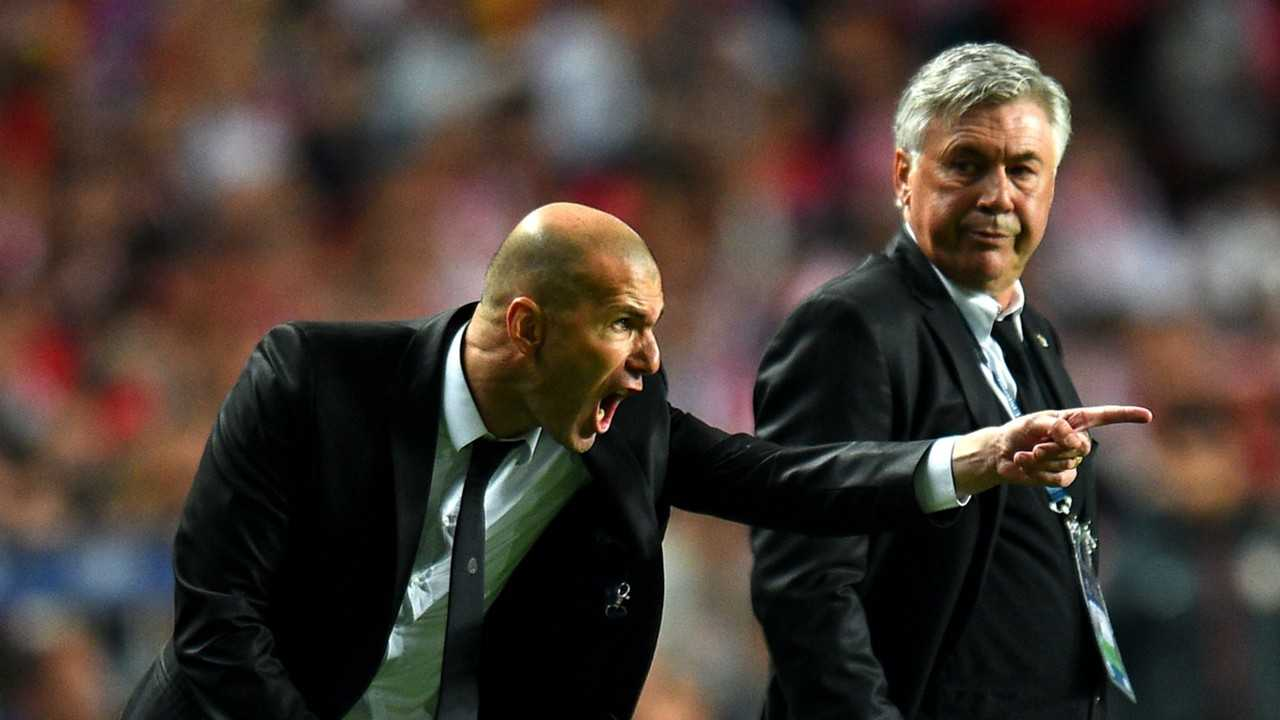
#> input picture object_detection/zidane.jpg, 1280 x 720 px
$ python hog_detection.py
#> lines starting #> are read from the running program, lines starting #| are printed output that depends on the picture
import cv2
import matplotlib.pyplot as plt
from skimage.feature import hog
from skimage import exposure

# 1. Load the image
image_path = 'zidane.jpg'  # <--- REPLACE THIS with your image filename
image = cv2.imread(image_path)
#> image is the input picture: shape (720, 1280, 3); mean B, G, R 51.3, 58.2, 69.5
image = cv2.resize(image, (640, 480))
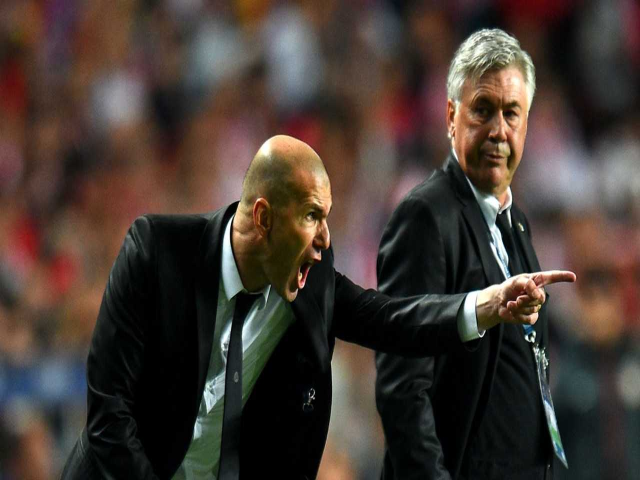
#> image: shape (480, 640, 3); mean B, G, R 51.3, 58.1, 69.4

if image is None:
    print(f"Error: Could not load image from {image_path}")
    exit()

# 2. Pre-processing
# HOG works on Grayscale images (color is usually irrelevant for shape)
gray_image = cv2.cvtColor(image, cv2.COLOR_BGR2GRAY)
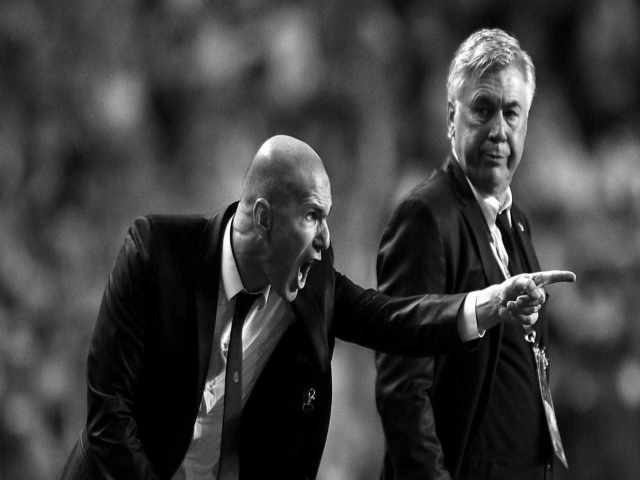
#> gray_image: shape (480, 640); min 0, max 255, mean 60.8

# Optional: Resize if the image is huge to speed up calculation
gray_image = cv2.resize(gray_image, (640, 480))

# 3. Compute HOG features and the visualization
# pixels_per_cell: Size of the "window" to capture gradients (8x8 is standard)
# cells_per_block: Normalizes lighting changes
features, hog_image = hog(
    gray_image,
    orientations=9,
    pixels_per_cell=(8, 8),
    cells_per_block=(2, 2),
    visualize=True,
    channel_axis=None
)
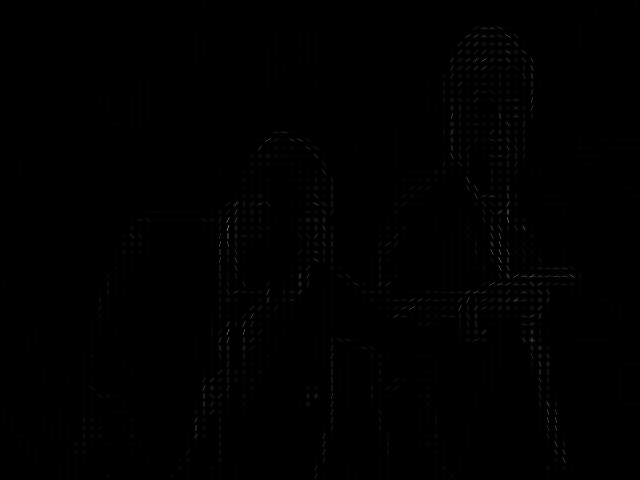
#> hog_image: shape (480, 640) float64; min 0, max 114, mean 0.9

# 4. Enhance the "ghost" image for better viewing
# This scales the intensity so we can see the lines clearly
hog_image_rescaled = exposure.rescale_intensity(hog_image, in_range=(0, 10))
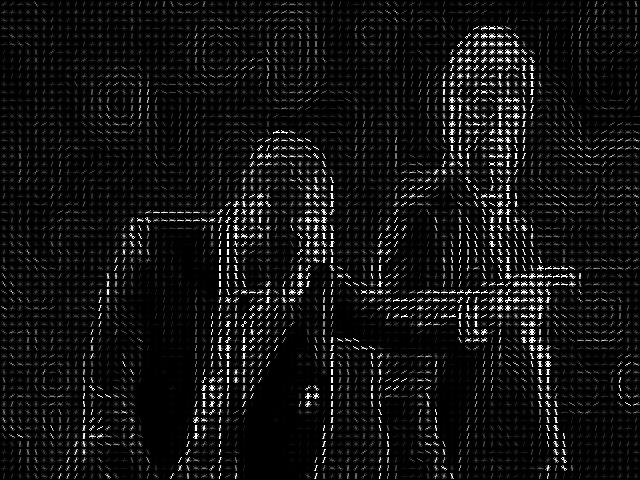
#> hog_image_rescaled: shape (480, 640) float64; min 0, max 1, mean 0.0697

# 5. Display Original vs. HOG
fig, (ax1, ax2) = plt.subplots(1, 2, figsize=(12, 6), sharex=True, sharey=True)

ax1.axis('off')
ax1.imshow(cv2.cvtColor(image, cv2.COLOR_BGR2RGB))
ax1.set_title('Original Image')

ax2.axis('off')
ax2.imshow(hog_image_rescaled, cmap=plt.cm.gray)
ax2.set_title('What the Computer "Sees" (HOG)')

plt.show()
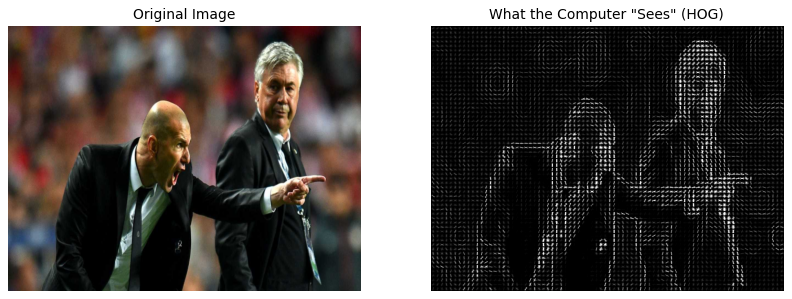
#> figure drawn by matplotlib, 2 panels
